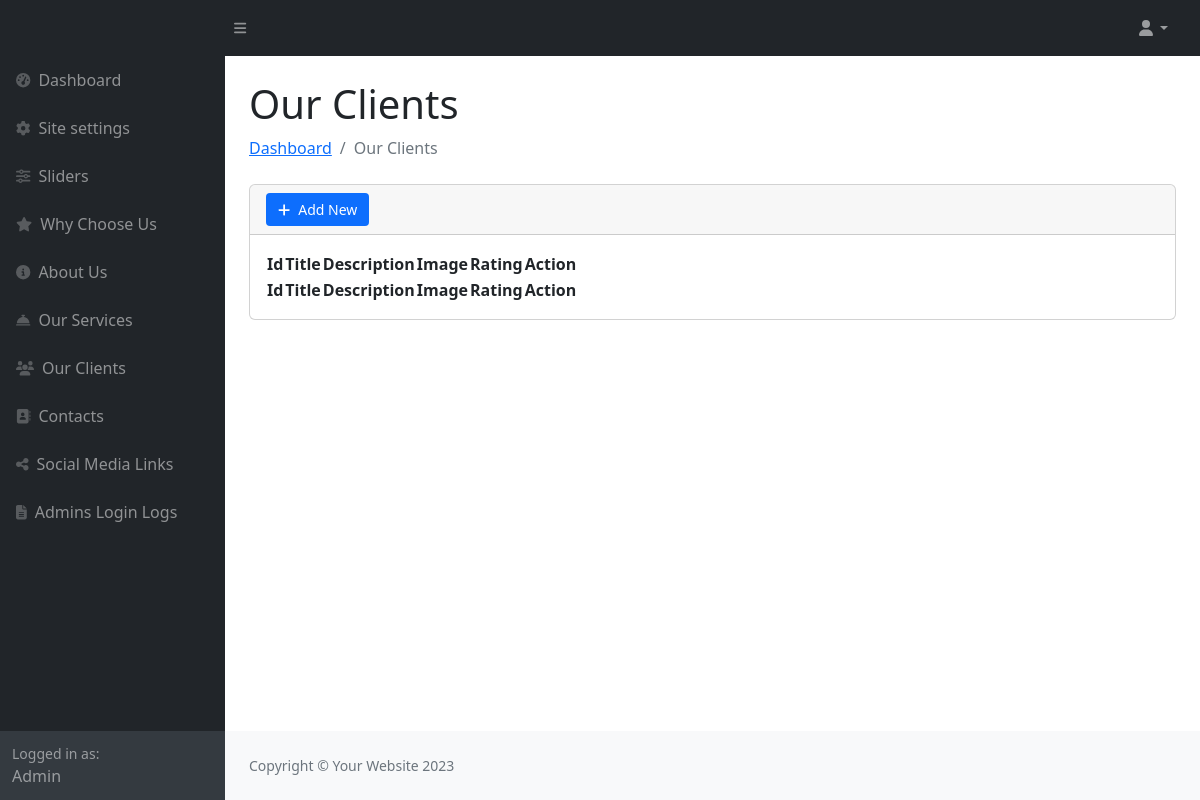
Before: /index.php/admin/our_clients with the older database file.
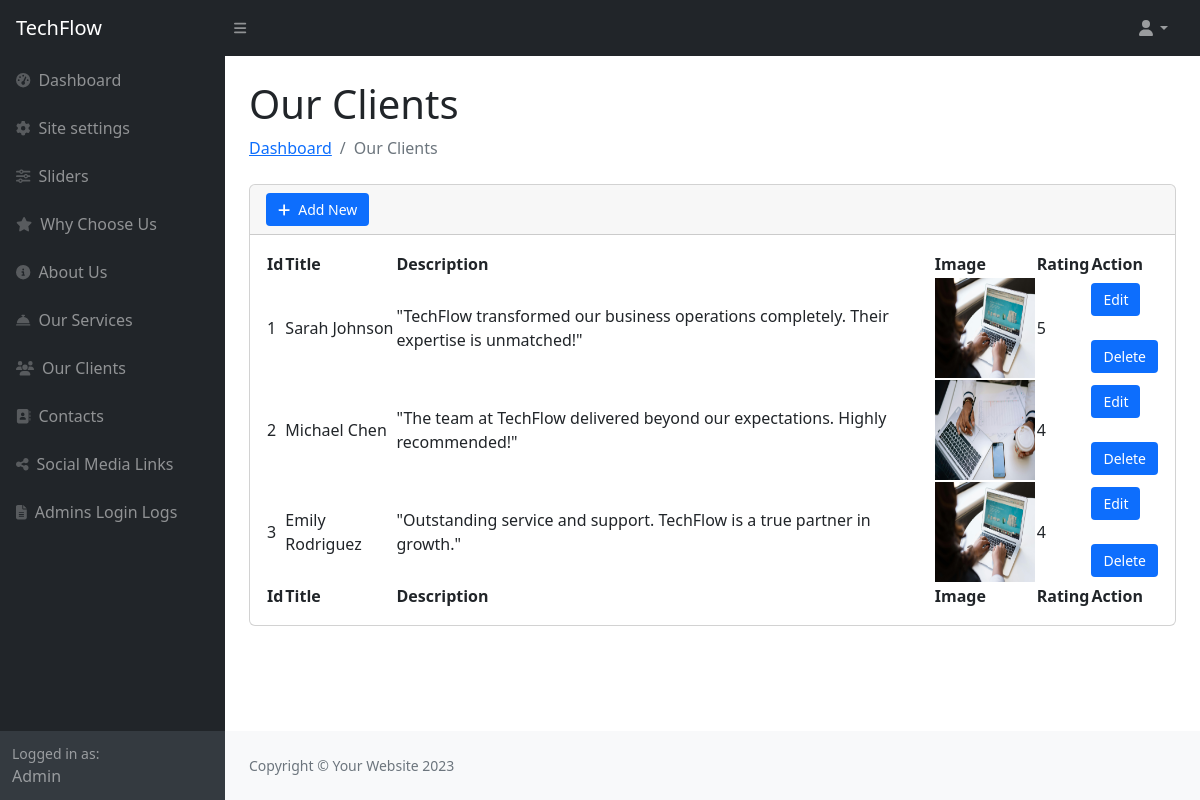
After: the same page with the newer database file.
### tables this page shows
CREATE TABLE `site_settings` (
  `id` int(11) NOT NULL,
  `site_title` varchar(100) DEFAULT NULL,
  `footer_description` varchar(100) DEFAULT NULL,
  `site_email` varchar(100) DEFAULT NULL,
  `logo` varchar(100) DEFAULT NULL,
  `fav_icon` varchar(100) DEFAULT NULL,
  `phone_number` varchar(100) DEFAULT NULL,
  `why_choose_title` varchar(100) DEFAULT NULL,
  `why_choose_desc` varchar(255) DEFAULT NULL,
  `our_service_title` varchar(100) DEFAULT NULL,
  `our_service_desc` varchar(255) DEFAULT NULL,
  `our_client_title` varchar(100) DEFAULT NULL,
  `our_client_desc` varchar(255) DEFAULT NULL,
  `contact_title` varchar(100) DEFAULT NULL,
  `contact_desc` varchar(255) DEFAULT NULL
);

CREATE TABLE `our_clients` (
  `id` int(11) NOT NULL,
  `image` varchar(100) DEFAULT NULL,
  `title` varchar(100) DEFAULT NULL,
  `description` varchar(255) DEFAULT NULL,
  `rating` varchar(100) DEFAULT NULL
);

### application/controllers/admin/Our_clients.php (called while the page is built, shortened)
<?php
class Our_clients extends CI_Controller
{
    public function __construct()
    {
        $this->load->library('form_validation');
        $this->load->model('Admin_model');
        $this->load->helper('form');
    }
    public function index()
    {
        $data['our_clients'] = $this->Admin_model->get_data('our_clients');
        $this->load->view('admin/our_clients', $data);
    }
}

### index.php (called while the page is built, shortened)
<?php
require_once BASEPATH . 'core/CodeIgniter.php';

### application/models/Admin_model.php (called while the page is built, shortened)
<?php
class Admin_model extends CI_Model
{
    public function get_data($table)
    {
        return $this->db->get($table)->result();
    }
}

### application/views/admin/our_clients.php (the view, shortened to what this page needs)
<?php
$this->load->view('admin/includes/header');
$this->load->view('admin/includes/sidebar'); ?>
<div id="layoutSidenav_content">
    <main>
        <div class="container-fluid px-4">
            <h1 class="mt-4">Our Clients</h1>
            <ol class="breadcrumb mb-4">
                <li class="breadcrumb-item"><a href="<?= base_url('admin/login') ?>">Dashboard</a></li>
                <li class="breadcrumb-item active">Our Clients</li>
            </ol>
            <div class="card mb-4">
                <div class="card-header">
                    <a href="<?= base_url('admin/our_clients/add') ?>">
                        <button class="add-button">
                            <i class="fas fa-plus me-1"></i>
                            Add New
                        </button>
                    </a>
                </div>
                <div class="card-body">
                    <table id="datatablesSimple">
                        <thead>
                            <tr>
                                <th>Id</th>
                                <th>Title</th>
                                <th>Description</th>
                                <th>Image</th>
                                <th>Rating</th>
                                <th>Action</th>
                            </tr>
                        </thead>
                        <tfoot>
                            <tr>
                                <th>Id</th>
                                <th>Title</th>
                                <th>Description</th>
                                <th>Image</th>
                                <th>Rating</th>
                                <th>Action</th>
                            </tr>
                        </tfoot>
                        <tbody>
                            <?php
                            $sno = 1;
                            foreach ($our_clients as $key => $value) {
                            ?>
                                <tr>
                                    <td><?= $sno ?></td>
                                    <td><?= $value->title ?></td>
                                    <td><?= $value->description ?></td>
                                    <td>
                                        <?php if (isset($value->image)) { ?>
                                            <img src="<?= base_url('uploads/') ?><?= $value->image ?>" width="100px" height="100px">
                                        <?php } else { ?>
                                            <img src="<?= base_url('uploads/dummy_image.jpg') ?>" width="100px" height="100px">
                                        <?php } ?>
                                    </td>
                                    <td><?= $value->rating ?></td>
                                    <td>
                                        <a href="<?= base_url('admin/our_clients/edit/') . $value->id ?>">
                                            <button class="add-button">
                                                Edit
                                            </button>
                                        </a>
                                        <br>
                                        <a href="<?= base_url('admin/our_clients/delete/') . $value->id ?>">
                                            <button class="add-button">
                                                Delete
                                            </button>
                                        </a>
                                    </td>
                                </tr>
                            <?php
                                $sno++;
                            } ?>
                        </tbody>
                    </table>
                </div>
            </div>
        </div>
    </main>
    <?php $this->load->view('admin/includes/footer') ?>

### application/views/admin/includes/header.php (shortened to what this page needs)
<!DOCTYPE html>
<html lang="en">
<head>
    <?php $site_settings = $this->db->where('id', 1)->get('site_settings')->row() ?>
    <link href="https://cdn.jsdelivr.net/npm/simple-datatables@7.1.2/dist/style.min.css" rel="stylesheet" />
    <link href="<?= base_url() ?>assets/admin_assets/css/styles.css" rel="stylesheet" />
</head>
<body class="sb-nav-fixed">
    <nav class="sb-topnav navbar navbar-expand navbar-dark bg-dark">
        <a class="navbar-brand ps-3" href="<?= base_url('admin/login') ?>"><?= $site_settings->site_title ?></a>
        <button class="btn btn-link btn-sm order-1 order-lg-0 me-4 me-lg-0" id="sidebarToggle" href="#!"><i class="fas fa-bars"></i></button>
        <ul class="navbar-nav ms-auto ms-md-0 me-3 me-lg-4">
            <li class="nav-item dropdown">
                <a class="nav-link dropdown-toggle" id="navbarDropdown" href="#" role="button" data-bs-toggle="dropdown" aria-expanded="false"><i class="fas fa-user fa-fw"></i></a>
            </li>
        </ul>
    </nav>
    <div id="layoutSidenav">

### application/views/admin/includes/sidebar.php
<div id="layoutSidenav_nav">
    <nav class="sb-sidenav accordion sb-sidenav-dark" id="sidenavAccordion">
        <div class="sb-sidenav-menu">
            <div class="nav">
                <a class="nav-link" href="<?= base_url('admin/login') ?>">
                    <div class="sb-nav-link-icon"><i class="fas fa-tachometer-alt"></i></div>
                    Dashboard
                </a>
                <a class="nav-link" href="<?= base_url('site_settings') ?>">
                    <div class="sb-nav-link-icon"><i class="fas fa-cog"></i></div>
                    Site settings
                </a>
                <a class="nav-link" href="<?= base_url('sliders') ?>">
                    <div class="sb-nav-link-icon"><i class="fas fa-sliders-h"></i></div>
                    Sliders
                </a>
                <a class="nav-link" href="<?= base_url('why_choose_us') ?>">
                    <div class="sb-nav-link-icon"><i class="fas fa-star"></i></div>
                    Why Choose Us
                </a>
                <a class="nav-link" href="<?= base_url('about_us') ?>">
                    <div class="sb-nav-link-icon"><i class="fas fa-info-circle"></i></div>
                    About Us
                </a>
                <a class="nav-link" href="<?= base_url('services') ?>">
                    <div class="sb-nav-link-icon"><i class="fas fa-concierge-bell"></i></div>
                    Our Services
                </a>
                <a class="nav-link" href="<?= base_url('our_clients') ?>">
                    <div class="sb-nav-link-icon"><i class="fas fa-users"></i></div>
                    Our Clients
                </a>
                <a class="nav-link" href="<?= base_url('contact_us') ?>">
                    <div class="sb-nav-link-icon"><i class="fas fa-address-book"></i></div>
                    Contacts
                </a>
                <a class="nav-link" href="<?= base_url('social_media') ?>">
                    <div class="sb-nav-link-icon"><i class="fas fa-share-alt"></i></div>
                    Social Media Links
                </a>
                <a class="nav-link" href="<?= base_url('admin_login_logs') ?>">
                    <div class="sb-nav-link-icon"><i class="fas fa-file-alt"></i></div>
                    Admins Login Logs
                </a>
            </div>
        </div>
        <div class="sb-sidenav-footer">
            <div class="small">Logged in as:</div>
            Admin
        </div>
    </nav>
</div>

### application/views/admin/includes/footer.php (shortened to what this page needs)
<footer class="py-4 bg-light mt-auto">
    <div class="container-fluid px-4">
        <div class="d-flex align-items-center justify-content-between small">
            <div class="text-muted">Copyright &copy; Your Website 2023</div>
        </div>
    </div>
</footer>
</div>
</div>
</body>
</html>

Changed rows visible on the page:
added site_settings: site_title "TechFlow"
added our_clients: title "Sarah Johnson", description "\"TechFlow transformed our business operations completely. Their expertise is unmatched!\"", image (picture), rating "5"
added our_clients: title "Michael Chen", description "\"The team at TechFlow delivered beyond our expectations. Highly recommended!\"", image (picture), rating "4"
added our_clients: title "Emily Rodriguez", description "\"Outstanding service and support. TechFlow is a true partner in growth.\"", image (picture), rating "4"
